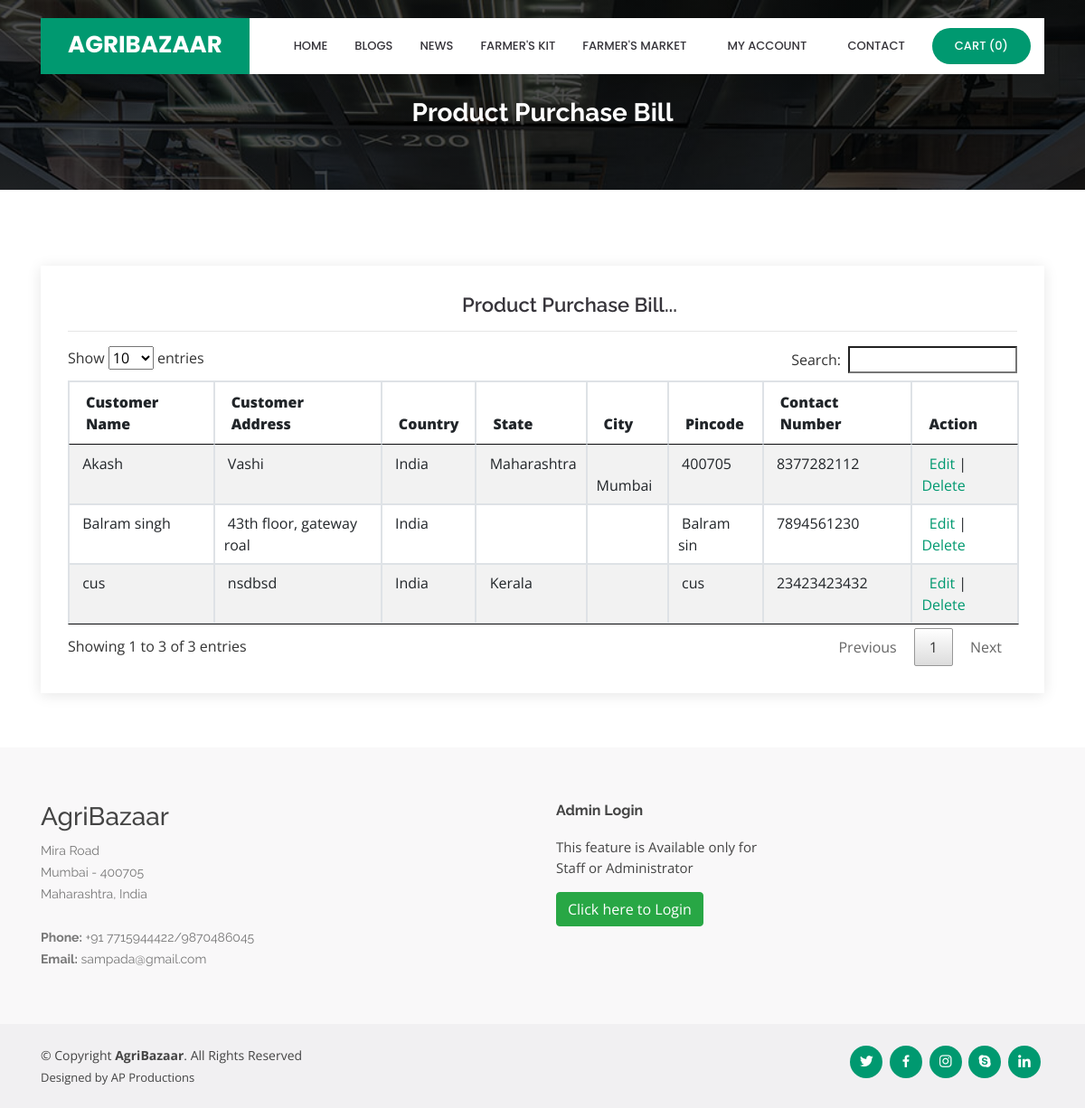
/viewProductpurchasebill.php, run on the app's committed database.
### tables this page shows
CREATE TABLE `product_purchase_bill` (
  `product_purchase_bill_id` int(10) NOT NULL,
  `customer_id` int(10) NOT NULL,
  `country_id` int(10) NOT NULL,
  `state_id` int(10) NOT NULL,
  `city_id` int(10) NOT NULL,
  `customer_name` varchar(25) NOT NULL,
  `customer_address` text NOT NULL,
  `pincode` varchar(10) NOT NULL,
  `customer_contact_number` varchar(15) NOT NULL,
  `purchase_date` date NOT NULL,
  `status` varchar(10) NOT NULL,
  `payment_type` varchar(25) NOT NULL,
  `payment_description` text NOT NULL,
  `seller_id` int(10) NOT NULL
);

CREATE TABLE `country` (
  `country_id` int(10) NOT NULL,
  `country` varchar(25) NOT NULL,
  `description` text NOT NULL,
  `status` varchar(10) NOT NULL
);

CREATE TABLE `state` (
  `state_id` int(10) NOT NULL,
  `country_id` int(10) NOT NULL,
  `state` varchar(25) NOT NULL,
  `description` text NOT NULL,
  `status` varchar(10) NOT NULL
);

CREATE TABLE `city` (
  `city_id` int(10) NOT NULL,
  `country_id` int(10) NOT NULL,
  `state_id` int(10) NOT NULL,
  `city` varchar(25) NOT NULL,
  `description` text NOT NULL,
  `status` varchar(10) NOT NULL
);

### viewProductpurchasebill.php (the view, shortened to what this page needs)
<?php
include("header.php");
include("dbconnection.php");
?>
  <main id="main">
    <section id="cta" class="cta">
      <div class="container">
        <div class="text-center" data-aos="zoom-in">
		<br><br>
          <h3>Product Purchase Bill</h3>
        </div>
      </div>
    </section>
    <section id="contact" class="contact">
      <div class="container">
        <div class="row">
          <div class="col-lg-12" data-aos="fade-up" data-aos-delay="100">
            <div class="info mt-4 ">
		<center><h4>Product Purchase Bill...</h4></center><hr>
<?php
							$sql = "SELECT * FROM product_purchase_bill";
							  $qsql = mysqli_query($con,$sql);
							if(mysqli_num_rows($qsql)  == 0)
									{
										echo "<center>There is no Product purchase bill to display!!</center>";
									}
									else
									{
										?>
							<table ID="datatable" class="table table-striped table-bordered"  style="width:100%">
								<THEAD>
							  <tr>
						      <th><strong>Customer Name</strong></th>
						      <th><strong>Customer Address</strong></th>
						      <th><strong>Country</strong></th>
						      <th><strong>State</strong></th>
						      <th><strong>City</strong></th>
						      <th><strong>Pincode</strong></th>
						      <th><strong>Contact Number</strong></th>
                               <th><strong>Action</strong></th>
						      </tr>
								</THEAD>
								<TBODY>
                              <?php
							  while($rs = mysqli_fetch_array($qsql))
							  {
								   $sql1 = "SELECT * FROM country WHERE country_id='$rs[country_id]'";
								  $qsql1 = mysqli_query($con,$sql1);
								  $rs1 = mysqli_fetch_array($qsql1);
							      $sql2 = "SELECT * FROM state WHERE state_id='$rs[state_id]'";
								  $qsql2 = mysqli_query($con,$sql2);
								  $rs2 = mysqli_fetch_array($qsql2);
								  $sql3 = "SELECT * FROM city WHERE city_id='$rs[city_id]'";
								  $qsql3 = mysqli_query($con,$sql3);
								  $rs3 = mysqli_fetch_array($qsql3);
							  echo "
							  <tr>
						      <td>&nbsp;$rs[customer_name]</td>
						      <td>&nbsp;$rs[customer_address]</td>
						      <td>&nbsp;$rs1[country]</td>
						      <td>&nbsp;$rs2[state]</td>
						      <td>&nbsp;$rs3[city]</td>
						      <td>&nbsp;$rs[pincode]</td>
						      <td>&nbsp;$rs[customer_contact_number]</td>
							    <td>&nbsp;  <a href='Productpurchasebill.php?editid=$rs[product_purchase_bill_id]'>Edit</a> |  <a href='viewProductpurchasebill.php?deleteid=$rs[product_purchase_bill_id]'onclick='return delconfirm()'>Delete</a></td>
						      </tr>";
							  }
							  ?>
								</TBODY>
						  </table>
						<?php
						 }
						?>
            </div>
		  </div>
        </div>
      </div>
    </section>
  </main>
<?php
include("footer.php");
?>

### assets/css/style.css (style rules this page uses)
body { font-family: "Open Sans", sans-serif; color: #444444; }
a { color: #009970; }
h1, h2, h3, h4, h5, h6 { font-family: "Raleway", sans-serif; }
section { padding: 60px 0; overflow: hidden; }
.cta { background: linear-gradient(rgba(2, 2, 2, 0.7), rgba(0, 0, 0, 0.7)), url("../img/cta-bg.jpg") fixed center center; background-size: cover; padding: 60px 0; }
.cta h3 { color: #fff; font-size: 28px; font-weight: 700; }
.contact .info { padding: 30px; width: 100%; background: #fff; box-shadow: 0px 2px 15px rgba(0, 0, 0, 0.1); }
.contact .info h4 { padding: 0 0 0 60px; font-size: 22px; font-weight: 600; margin-bottom: 5px; color: #36343a; }

### data on the page
product_purchase_bill: customer_name "Balram singh", customer_address "43th floor, gateway roal", country.country "India", pincode "Balram sin", customer_contact_number "7894561230"
product_purchase_bill: customer_name "cus", customer_address "nsdbsd", country.country "India", state.state "Kerala", pincode "cus", customer_contact_number "23423423432"
product_purchase_bill: customer_name "Akash", customer_address "Vashi", country.country "India", state.state "Maharashtra", city.city "Mumbai", pincode "400705", customer_contact_number "8377282112"

### other printed values
mysqli_num_rows($qsqlproduct_purchase_record) "0"
